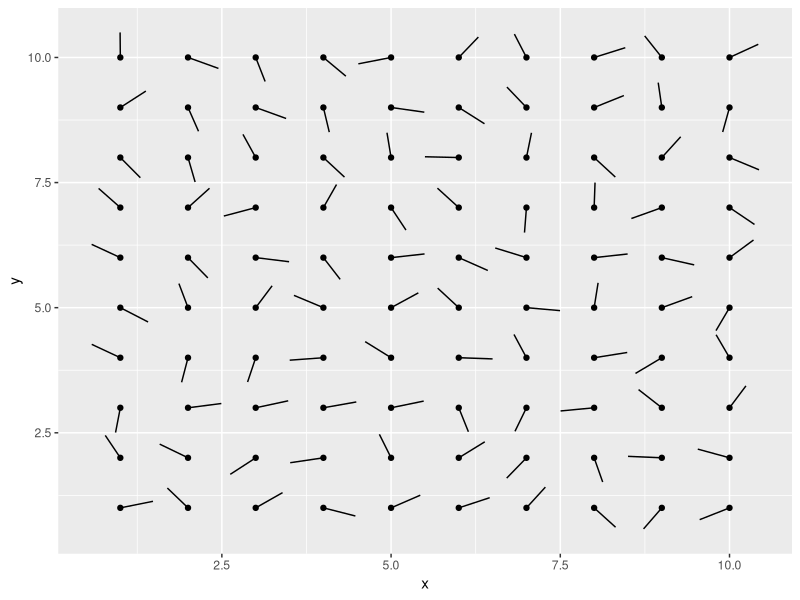
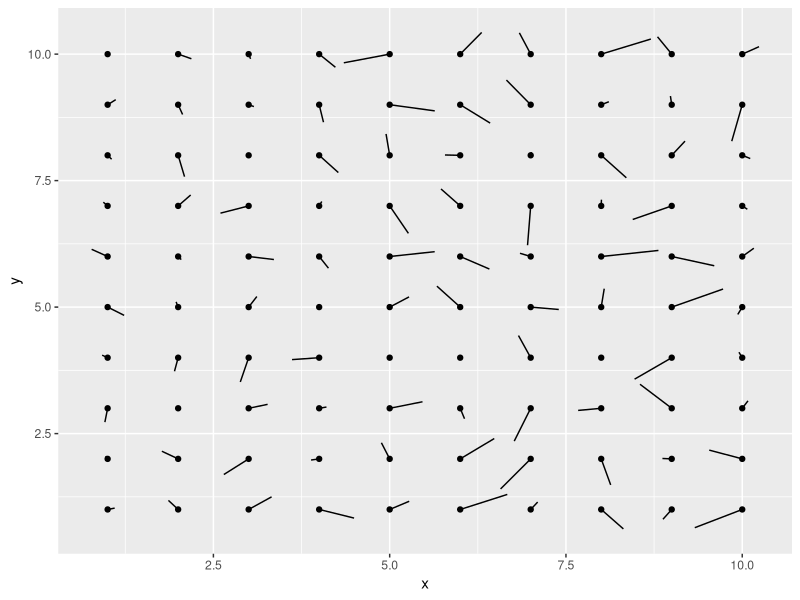

Here is the R script that generated these plots, in order:
library(ggplot2)


### Name: geom_spoke
### Title: Line segments parameterised by location, direction and distance
### Aliases: geom_spoke stat_spoke

### ** Examples

df <- expand.grid(x = 1:10, y=1:10)
df$angle <- runif(100, 0, 2*pi)
df$speed <- runif(100, 0, sqrt(0.1 * df$x))

ggplot(df, aes(x, y)) +
  geom_point() +
  geom_spoke(aes(angle = angle), radius = 0.5)

ggplot(df, aes(x, y)) +
  geom_point() +
  geom_spoke(aes(angle = angle, radius = speed))
